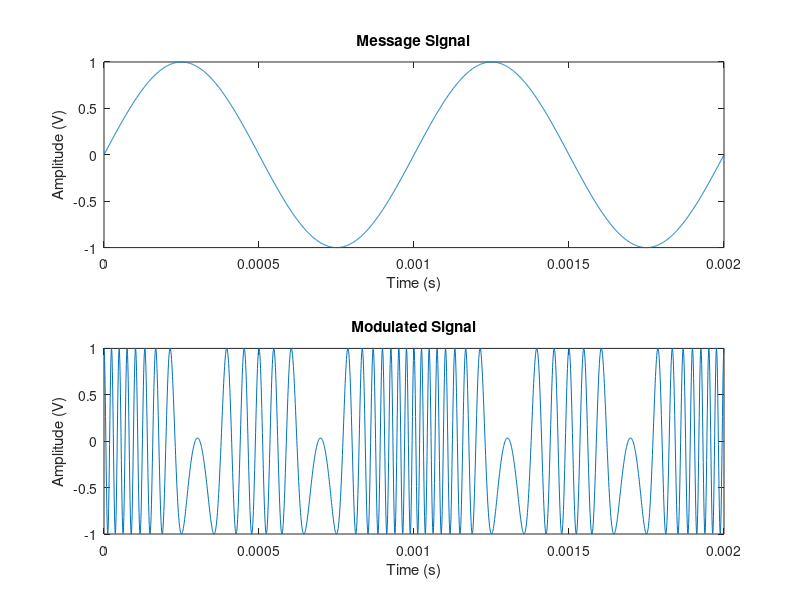

Write the MATLAB code that produced this figure.
fm = 1000;
fc = 10 * 10 ^ 3;
kp = 10 * pi;
am = 1;
ac = 1;
t = 0:0.000001:2 / fm;

m = am * sin(2 * pi * fm * t);
phi = ac * cos(2 * pi * fc * t + kp * m);
subplot(2, 1, 1);
plot(t, m);
title('Message Signal');
xlabel('Time (s)')
ylabel('Amplitude (V)');
subplot(2, 1, 2);
plot(t, phi);
title('Modulated Signal');
xlabel('Time (s)')
ylabel('Amplitude (V)');